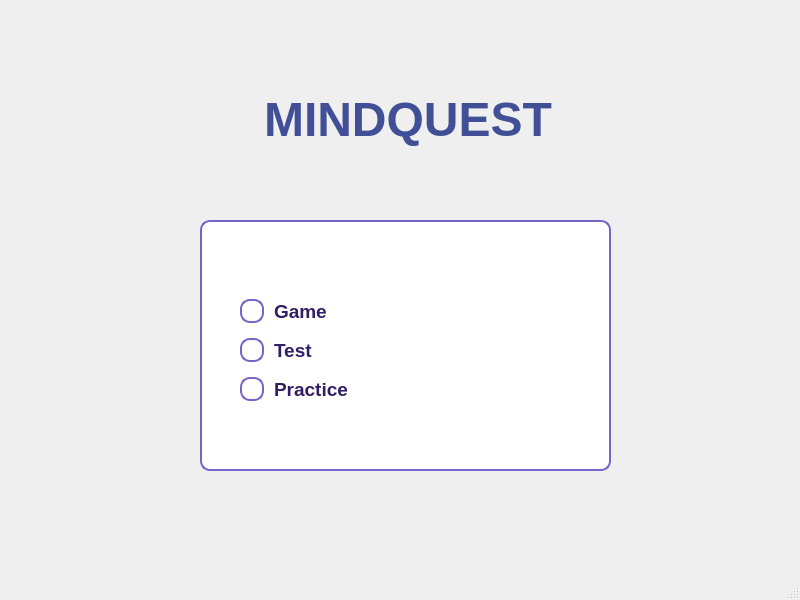
<?xml version="1.0" encoding="UTF-8"?>
<ui version="4.0">
 <class>ModeSelection</class>
 <widget class="QMainWindow" name="ModeSelection">
  <property name="geometry">
   <rect>
    <x>0</x>
    <y>0</y>
    <width>800</width>
    <height>600</height>
   </rect>
  </property>
  <property name="windowTitle">
   <string>MainWindow</string>
  </property>
  <property name="styleSheet">
   <string notr="true">background-color: rgb(255, 255, 255);
QRadioButton {
    font-size: 12pt;
    color: rgb(50, 30, 100);
    spacing: 8px;
}
QMessageBox {
    color: rgb(50, 50, 50); /* Dark font color */
    background-color: rgb(255, 255, 255); /* White background */
    font-size: 12pt;
    font-family: &quot;Arial&quot;, sans-serif;
}

QMessageBox QPushButton {
    background-color: rgb(220, 220, 220); /* Button background color */
    color: rgb(50, 50, 50); /* Dark font color for buttons */
    border-radius: 5px;
    padding: 5px 15px;
}

QMessageBox QPushButton:hover {
    background-color: rgb(180, 180, 180); /* Button hover effect */
}

QMessageBox QLabel {
    color: rgb(50, 50, 50); /* Dark color for labels inside message box */
}
</string>
  </property>
  <widget class="QWidget" name="centralwidget">
   <property name="styleSheet">
    <string notr="true">QRadioButton {
    font-size: 12pt;
    color: rgb(50, 30, 100);
    spacing: 8px;
}</string>
   </property>
   <widget class="QLabel" name="label_3">
    <property name="geometry">
     <rect>
      <x>230</x>
      <y>80</y>
      <width>356</width>
      <height>80</height>
     </rect>
    </property>
    <property name="font">
     <font>
      <pointsize>36</pointsize>
      <bold>true</bold>
     </font>
    </property>
    <property name="styleSheet">
     <string notr="true">selection-color: rgb(104, 90, 180);</string>
    </property>
    <property name="text">
     <string>&lt;html&gt;&lt;head/&gt;&lt;body&gt;&lt;p align=&quot;center&quot;&gt;&lt;span style=&quot; color:#404f96;&quot;&gt;MINDQUEST&lt;/span&gt;&lt;/p&gt;&lt;/body&gt;&lt;/html&gt;</string>
    </property>
   </widget>
   <widget class="QGroupBox" name="groupBox">
    <property name="geometry">
     <rect>
      <x>200</x>
      <y>220</y>
      <width>411</width>
      <height>251</height>
     </rect>
    </property>
    <property name="styleSheet">
     <string notr="true">QGroupBox#groupBox {
    background-color: white;
    border: 2px solid rgb(120, 100, 200); 
    border-radius: 10px;
    font-size: 14pt;
    font-weight: bold;
    color: rgb(80, 60, 160); 
}
/* Style for radio buttons */
QRadioButton {
    font-size: 14pt; /* Bigger text */
    color: rgb(50, 30, 100);
    spacing: 10px;
}

/* Make radio button indicator (circle) larger */
QRadioButton::indicator {
    width: 20px;  /* Adjust width */
    height: 20px; /* Adjust height */
    border-radius: 10px; /* Ensures a perfect circle */
    border: 2px solid rgb(120, 100, 200); /* Purple border */
    background-color: white;
}

/* When hovered */
QRadioButton::indicator:hover {
    border: 2px solid rgb(140, 120, 220);
}

/* When checked */
QRadioButton::indicator:checked {
    background-color: rgb(120, 100, 200); /* Purple fill */
    border: 2px solid rgb(80, 60, 160);
}
QMessageBox {
    color: rgb(50, 50, 50); /* Dark font color */
    background-color: black;
    font-size: 12pt;
    font-family: &quot;Arial&quot;, sans-serif;
}

</string>
    </property>
    <property name="title">
     <string/>
    </property>
    <widget class="QWidget" name="">
     <property name="geometry">
      <rect>
       <x>40</x>
       <y>70</y>
       <width>321</width>
       <height>121</height>
      </rect>
     </property>
     <layout class="QVBoxLayout" name="verticalLayout">
      <item>
       <widget class="QRadioButton" name="GameButton">
        <property name="font">
         <font>
          <pointsize>14</pointsize>
          <bold>true</bold>
         </font>
        </property>
        <property name="text">
         <string>Game</string>
        </property>
       </widget>
      </item>
      <item>
       <widget class="QRadioButton" name="TestButton">
        <property name="font">
         <font>
          <pointsize>14</pointsize>
          <bold>true</bold>
         </font>
        </property>
        <property name="text">
         <string>Test</string>
        </property>
       </widget>
      </item>
      <item>
       <widget class="QRadioButton" name="PracticeButton">
        <property name="font">
         <font>
          <pointsize>14</pointsize>
          <bold>true</bold>
         </font>
        </property>
        <property name="text">
         <string>Practice</string>
        </property>
       </widget>
      </item>
     </layout>
    </widget>
   </widget>
  </widget>
  <widget class="QMenuBar" name="menubar">
   <property name="geometry">
    <rect>
     <x>0</x>
     <y>0</y>
     <width>800</width>
     <height>25</height>
    </rect>
   </property>
  </widget>
  <widget class="QStatusBar" name="statusbar"/>
 </widget>
 <resources/>
 <connections/>
</ui>
